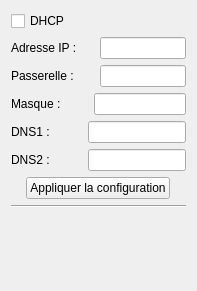
                  <widget class="QWidget" name="pageConfigurationIP">
                   <property name="geometry">
                    <rect>
                     <x>0</x>
                     <y>0</y>
                     <width>197</width>
                     <height>291</height>
                    </rect>
                   </property>
                   <attribute name="label">
                    <string>Configuration IP</string>
                   </attribute>
                   <layout class="QVBoxLayout" name="verticalLayout_16">
                    <item>
                     <widget class="QCheckBox" name="checkBoxConfigurationIPDHCP">
                      <property name="text">
                       <string>DHCP</string>
                      </property>
                     </widget>
                    </item>
                    <item>
                     <layout class="QHBoxLayout" name="horizontalLayout_13">
                      <item>
                       <widget class="QLabel" name="labelConfigurationIPAdresseIP">
                        <property name="text">
                         <string>Adresse IP :</string>
                        </property>
                       </widget>
                      </item>
                      <item>
                       <spacer name="horizontalSpacer">
                        <property name="orientation">
                         <enum>Qt::Horizontal</enum>
                        </property>
                        <property name="sizeHint" stdset="0">
                         <size>
                          <width>40</width>
                          <height>20</height>
                         </size>
                        </property>
                       </spacer>
                      </item>
                      <item>
                       <widget class="QLineEdit" name="lineEditConfigurationIPAdresseIP">
                        <property name="maximumSize">
                         <size>
                          <width>200</width>
                          <height>16777215</height>
                         </size>
                        </property>
                       </widget>
                      </item>
                     </layout>
                    </item>
                    <item>
                     <layout class="QHBoxLayout" name="horizontalLayout_14">
                      <item>
                       <widget class="QLabel" name="labelConfigurationIPPasserelle">
                        <property name="text">
                         <string>Passerelle : </string>
                        </property>
                       </widget>
                      </item>
                      <item>
                       <spacer name="horizontalSpacer_3">
                        <property name="orientation">
                         <enum>Qt::Horizontal</enum>
                        </property>
                        <property name="sizeHint" stdset="0">
                         <size>
                          <width>40</width>
                          <height>20</height>
                         </size>
                        </property>
                       </spacer>
                      </item>
                      <item>
                       <widget class="QLineEdit" name="lineEditConfigurationIPPasserelle">
                        <property name="maximumSize">
                         <size>
                          <width>200</width>
                          <height>16777215</height>
                         </size>
                        </property>
                       </widget>
                      </item>
                     </layout>
                    </item>
                    <item>
                     <layout class="QHBoxLayout" name="horizontalLayout_15">
                      <item>
                       <widget class="QLabel" name="labelConfigurationIPMasque">
                        <property name="text">
                         <string>Masque : </string>
                        </property>
                       </widget>
                      </item>
                      <item>
                       <spacer name="horizontalSpacer_4">
                        <property name="orientation">
                         <enum>Qt::Horizontal</enum>
                        </property>
                        <property name="sizeHint" stdset="0">
                         <size>
                          <width>40</width>
                          <height>20</height>
                         </size>
                        </property>
                       </spacer>
                      </item>
                      <item>
                       <widget class="QLineEdit" name="lineEditConfigurationIPMasque">
                        <property name="maximumSize">
                         <size>
                          <width>200</width>
                          <height>16777215</height>
                         </size>
                        </property>
                       </widget>
                      </item>
                     </layout>
                    </item>
                    <item>
                     <layout class="QHBoxLayout" name="horizontalLayout_16">
                      <item>
                       <widget class="QLabel" name="labelConfigurationIPDNS1">
                        <property name="text">
                         <string>DNS1 : </string>
                        </property>
                       </widget>
                      </item>
                      <item>
                       <spacer name="horizontalSpacer_5">
                        <property name="orientation">
                         <enum>Qt::Horizontal</enum>
                        </property>
                        <property name="sizeHint" stdset="0">
                         <size>
                          <width>40</width>
                          <height>20</height>
                         </size>
                        </property>
                       </spacer>
                      </item>
                      <item>
                       <widget class="QLineEdit" name="lineEditConfigurationIPDNS1">
                        <property name="maximumSize">
                         <size>
                          <width>200</width>
                          <height>16777215</height>
                         </size>
                        </property>
                       </widget>
                      </item>
                     </layout>
                    </item>
                    <item>
                     <layout class="QHBoxLayout" name="horizontalLayout_17">
                      <item>
                       <widget class="QLabel" name="labelConfigurationIPDNS2">
                        <property name="text">
                         <string>DNS2 : </string>
                        </property>
                       </widget>
                      </item>
                      <item>
                       <spacer name="horizontalSpacer_6">
                        <property name="orientation">
                         <enum>Qt::Horizontal</enum>
                        </property>
                        <property name="sizeHint" stdset="0">
                         <size>
                          <width>40</width>
                          <height>20</height>
                         </size>
                        </property>
                       </spacer>
                      </item>
                      <item>
                       <widget class="QLineEdit" name="lineEditConfigurationIPDNS2">
                        <property name="maximumSize">
                         <size>
                          <width>200</width>
                          <height>16777215</height>
                         </size>
                        </property>
                       </widget>
                      </item>
                     </layout>
                    </item>
                    <item>
                     <layout class="QHBoxLayout" name="horizontalLayout_18">
                      <item>
                       <spacer name="horizontalSpacer_7">
                        <property name="orientation">
                         <enum>Qt::Horizontal</enum>
                        </property>
                        <property name="sizeHint" stdset="0">
                         <size>
                          <width>40</width>
                          <height>20</height>
                         </size>
                        </property>
                       </spacer>
                      </item>
                      <item>
                       <widget class="QPushButton" name="pushButtonConfigurationIPAppliquer">
                        <property name="text">
                         <string>Appliquer la configuration</string>
                        </property>
                       </widget>
                      </item>
                      <item>
                       <spacer name="horizontalSpacer_9">
                        <property name="orientation">
                         <enum>Qt::Horizontal</enum>
                        </property>
                        <property name="sizeHint" stdset="0">
                         <size>
                          <width>40</width>
                          <height>20</height>
                         </size>
                        </property>
                       </spacer>
                      </item>
                     </layout>
                    </item>
                    <item>
                     <widget class="Line" name="line">
                      <property name="orientation">
                       <enum>Qt::Horizontal</enum>
                      </property>
                     </widget>
                    </item>
                    <item>
                     <spacer name="verticalSpacer_3">
                      <property name="orientation">
                       <enum>Qt::Vertical</enum>
                      </property>
                      <property name="sizeHint" stdset="0">
                       <size>
                        <width>20</width>
                        <height>40</height>
                       </size>
                      </property>
                     </spacer>
                    </item>
                   </layout>
                  </widget>
